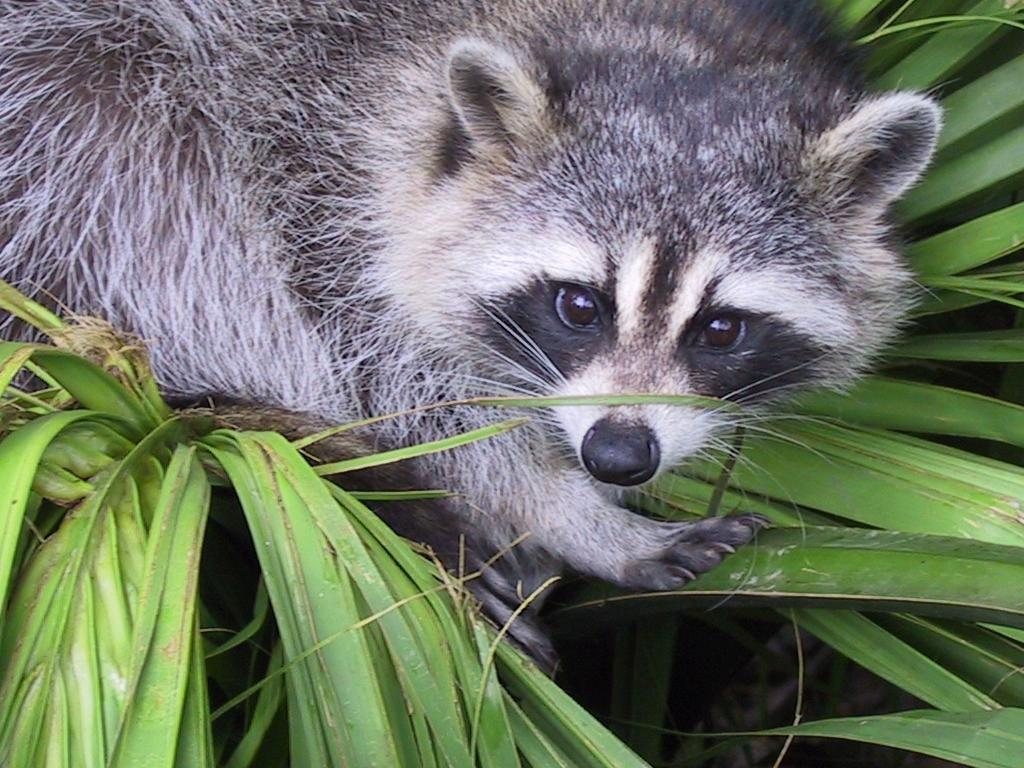
#> input picture Python-1-Array/03/animal.jpeg, 1024 x 768 px
$ python zoom.py
#> lines starting #> are read from the running program, lines starting #| are printed output that depends on the picture
### Python-1-Array/03/load_image.py
import os
import numpy as np
from PIL import Image

def ft_load(path: str) -> list:
#> called with path = 'animal.jpeg'
	if not os.path.exists(path):
		print(f"Error: File not found - {path}")
		return []

	img = Image.open(path)
#> img is the input picture: PIL image 1024x768 RGB; mean R, G, B 110.7, 117.7, 102.1
	np_img = np.array(img)
	shape_img = np_img.shape
#> shape_img = (768, 1024, 3)
	print("The shape of image is : " + str(shape_img))
#| The shape of image is : (768, 1024, 3)
#> (printed output is left out)

	return np_img


### Python-1-Array/03/zoom.py
import numpy as np
from PIL import Image
import matplotlib.pyplot as plt
from load_image import ft_load

def ft_zooming(array: list) -> list:

		np_array = np.array(array)
		new_array = np_array[100:500, 450:850, :1]
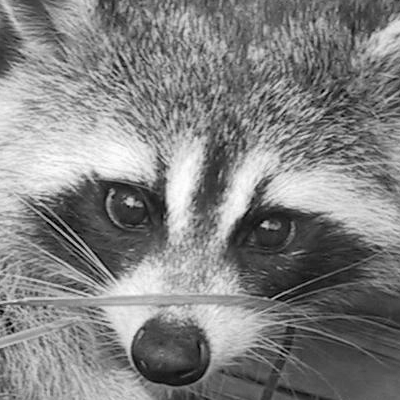
#> new_array: shape (400, 400, 1); min 0, max 255, mean 129.9
		new_shape = new_array.shape
#> new_shape = (400, 400, 1)
		print("my new shape is : " + str(new_shape))
#| my new shape is : (400, 400, 1)
		print(new_array)
#> (printed output is left out)

		new_image = new_array[:, :, 0]
		final_image = Image.fromarray(new_image)
		final_image = final_image.convert("L")

		# Get image information
		size_x, size_y = final_image.size
#> size_x = 400; size_y = 400
		channels = final_image.getbands()
#> channels = ('L',)
		pixel_array = np.array(final_image)

		# Display the image
		plt.imshow(pixel_array, cmap="gray")

		# Display the size information
		plt.text(0, -20, f"Size: {size_x} x {size_y} pixels", fontsize=10, color='black')

		# Display the number of channels
		plt.text(0, -40, f"Channels: {len(channels)}", fontsize=10, color='black')

		# Display the pixel content
		plt.text(size_x + 10, 10, "Pixel Content:", fontsize=10, color='black')
		for i, channel in enumerate(channels):
			plt.text(size_x + 10, 30 + i * 20, f"Channel {i + 1}: {channel}", fontsize=10, color='black')
#> this loop made 1 pass

		# Display the scale on the x and y axis
		plt.xticks(np.arange(0, size_x, 50))
		plt.yticks(np.arange(0, size_y, 50))

		plt.show()

def main():
	data_img = ft_load("animal.jpeg")
	# plt.imshow(data_img)
	# plt.show()
	print(data_img)
	ft_zooming(data_img)

if (__name__ == "__main__"):
	main()

$ run again, with Python-1-Array/03/landscape.jpg copied over Python-1-Array/03/animal.jpeg
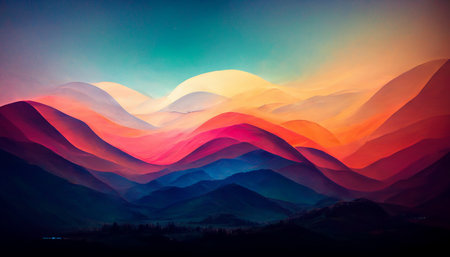
#> input picture Python-1-Array/03/landscape.jpg, 450 x 257 px
#> in ft_load, img is the input picture: PIL image 450x257 RGB; mean R, G, B 98.7, 79.1, 89.1
#| The shape of image is : (257, 450, 3)
#> (printed output is left out)
#> new_array = empty array
#| my new shape is : (157, 0, 1)
#> channels = ('L',)
#> pixel_array = empty array
#> the loop in ft_zooming, `for i, channel in enumerate(channels):` made 1 pass
#> in ft_zooming, `plt.show()`:
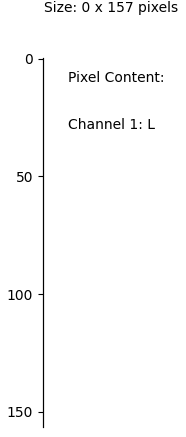
#> figure drawn by matplotlib, 1 panel
